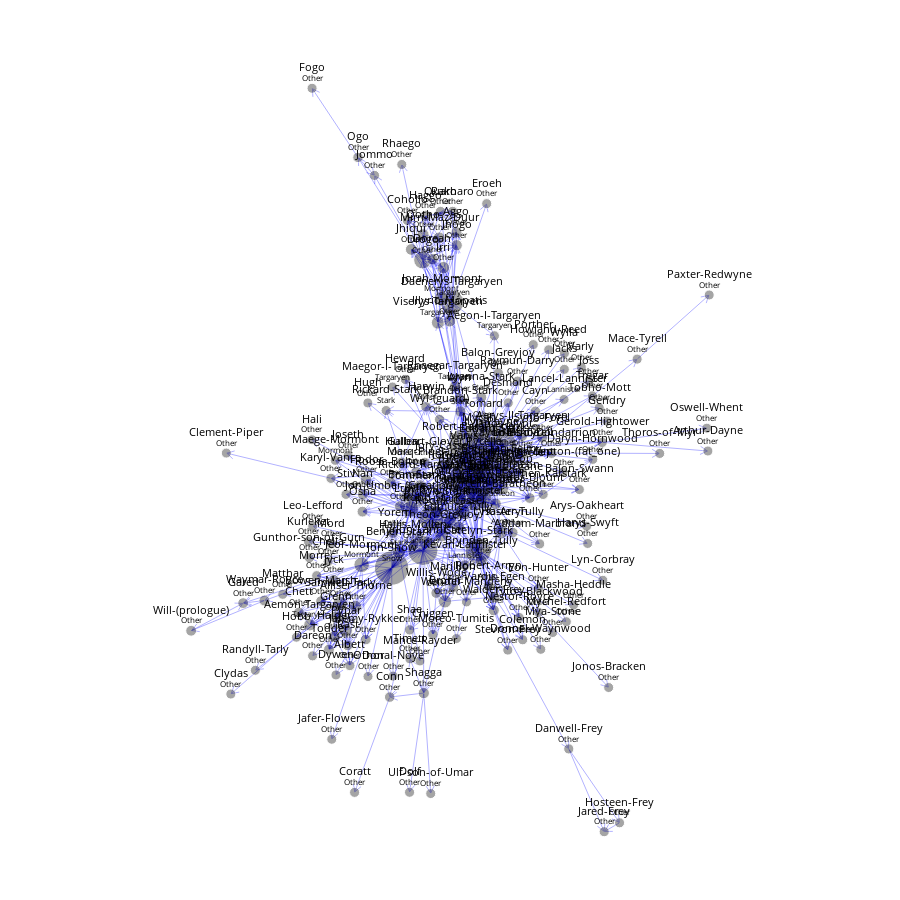

Notebook cell for this chart:
### Code cell
plot_network_graph(
    edges=edges_df,
    source='source',
    target='target',
    # directional=False,
    edges_weight='weight',
    nodes=node_df,
    node_names='name',
    nodes_weight='weight',
    nodes_category='category',
    # width=1000,
    # height=1000,
    seed=42,
)
